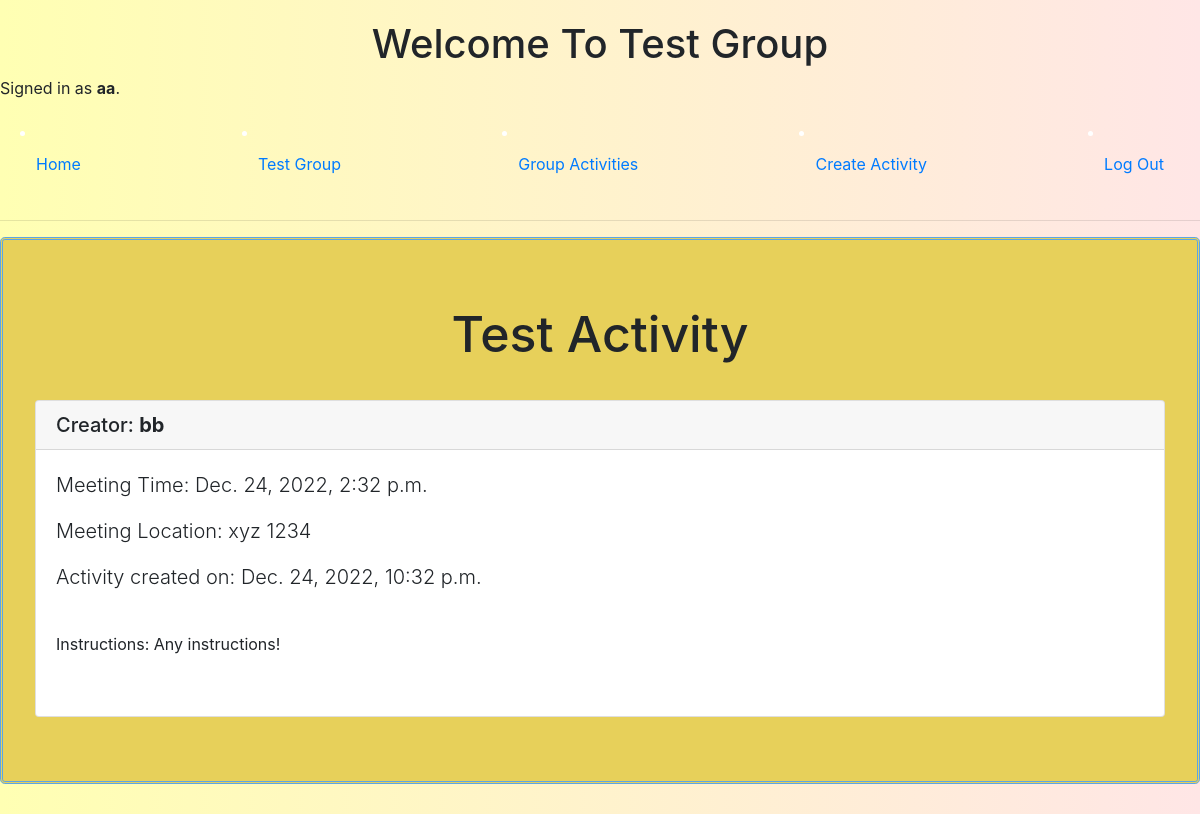
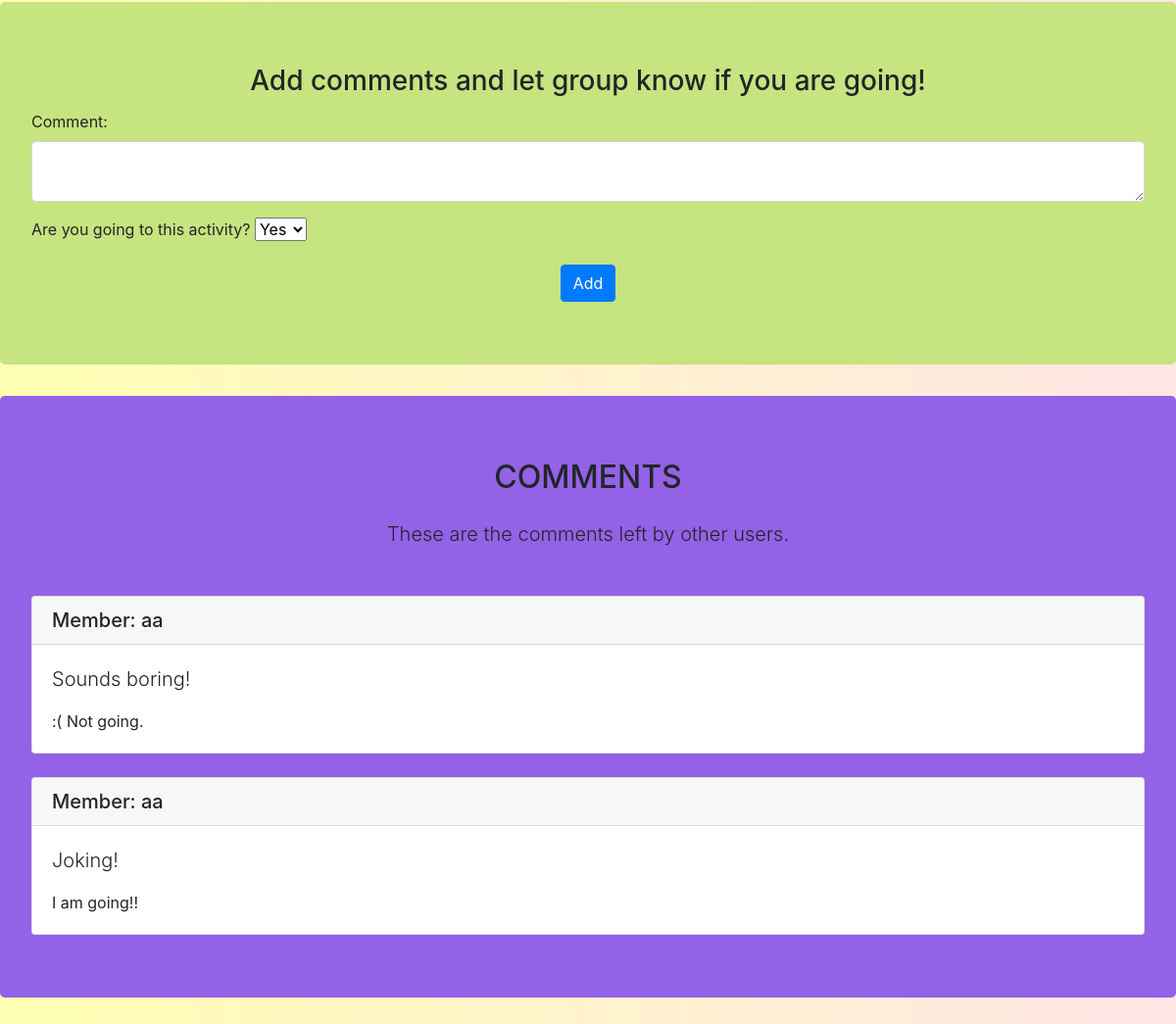
Page /viewActivity/19/17 (signed in) on the committed database (2 pictures, top to bottom).
### GroupPlanner/models.py (models this page shows, shortened)
class Group(models.Model):
    groupName = models.CharField(max_length=50)
    timestamp = models.DateTimeField(auto_now_add = True)
    groupAdmin = models.CharField(max_length=50,blank=True, null=True)
    members = models.ManyToManyField(User, blank=True)
    category = models.CharField(max_length=15)

class User(AbstractUser):
    pass

class GroupActivities(models.Model):
    title = models.CharField(max_length=100)
    timestamp = models.DateTimeField(auto_now_add = True)
    meeting_time = models.DateTimeField(blank=True)
    location = models.CharField(max_length=100, blank=True)
    activity_creator = models.CharField(max_length=50,blank=True, null=True)
    instructions = models.TextField()
    groupName = models.CharField(max_length=50, blank=True)
    def __str__(self):
        createdOn = self.timestamp.strftime("%b %d %Y, %I:%M %p")
        return f"Activity: {self.title}, created by {self.activity_creator} on {createdOn}. Meeting Time - {self.meeting_time} , Location - {self.location}"

class ActivityStatus(models.Model):
    user = models.CharField(max_length=50)
    groupName = models.CharField(max_length=50, blank=True)
    comment = models.CharField(max_length=150,blank=True, null=True)
    Iamin = models.BooleanField(blank=True, null=True)
    Iamout = models.BooleanField(blank=True, null=True)
    def __str__(self):
        if self.Iamin == True and self.Iamout == False:
            return f"user: {self.user} is In for {self.groupName}. Comments: {self.comment}"
        else:
            return f"user: {self.user} is NOT In for {self.groupName}. Comments: {self.comment}"

### GroupPlanner/views.py (the view)
# urls.py: path("viewActivity/<int:groupId>/<int:activityId>", views.viewActivity, name="viewActivity")
@login_required
@csrf_exempt
def viewActivity(request, groupId, activityId):
    print(groupId)
    print(activityId)
    if request.method == "POST" or request.method == "GET":
        try:
            group = Group.objects.get(pk=groupId)
            activity = GroupActivities.objects.get(pk=activityId)
            print(activity)
            comments = ActivityStatus.objects.filter(groupName=group.groupName)
            print(comments)
        except Group.DoesNotExist:
            return HttpResponse(status=404)
        return render(request, "GroupPlanner/viewActivity.html",{
            "group": group,
            "activity": activity,
            "comments": comments
        })

### GroupPlanner/templates/GroupPlanner/viewActivity.html (shortened to what this page needs)
{% extends "GroupPlanner/layout.html" %}
{% load static %}
{% block script %}
<link href="{% static 'GroupPlanner/viewActivity.css' %}" rel="stylesheet">
{% endblock %}
{%block header%}<h1 style="text-align: center;">Welcome To {{group.groupName}}</h1>{%endblock%}
{%block nav%}
<li class="nav-item">
    <a class="nav-link" href="{% url 'showGroup' group.id %}">{{group.groupName}}</a>
</li>
<li class="nav-item">
    <a class="nav-link" href="{% url 'groupActivities' group.id %}">Group Activities</a>
</li>
<li class="nav-item">
    <a class="nav-link" href="{% url 'createActivity' group.id %}">Create Activity</a>
</li>
<li class="nav-item">
    <a class="nav-link" href="{% url 'logout' %}">Log Out</a>
</li>
{%endblock%}
{% block body %}
    {%if activity%}
    <div class="jumbotron text-center" id="viewActivity">
        <h2 class="card-title h2" id="activityTitle">{{activity.title}}</h2>
        <br>
        <div class="card text-left">
            <h5 class="card-header h5">Creator: <b>{{activity.activity_creator}}</b></h5>
            <div class="card-body">
                <p class="lead"> Meeting Time: {{activity.meeting_time}}</p>
                <p class="lead"> Meeting Location: {{activity.location}}</p>
                <p class="lead"> Activity created on: {{activity.timestamp}}</p>
                <br>
                <p class="card-text">Instructions: {{activity.instructions}}</p>
                <br>
            </div>
        </div>
    </div>
    <div class="jumbotron text-center" style="background-color: rgb(198, 228, 127);">
        <h3 class="card-title h3">Add comments and let group know if you are going!</h3>
        <form id="compose-form">
            <div class="form-group text-left">
                <label>Comment:</label>
                <textarea required class="form-control" id="comment" data-id="{{group.id}}" data-id2="{{activity.id}}"></textarea>
            </div>
            <div class="form-group text-left">
                <label for="activity_status">Are you going to this activity?</label>
                <select required id="activity_status" >
                    <option value="yes">Yes</option>
                  </select>
            </div>
            <input class="btn btn-primary" type="submit" value="Add">
        </form>
    </div>
    <div class="jumbotron text-center" id="comments_master_{{group.id}}" style="background-color: rgb(148, 98, 230);">
        <h2 class="card-title h2">COMMENTS</h2>
        <p class="lead my-4">These are the comments left by other users.</p>
        {% if comments %}
            <div id="activity_comments_{{group.id}}">
                {% for comment in comments %}
                    <br>
                    <div class="card text-left">
                        <h5 class="card-header h5">Member: {{comment.user}}</h5>
                        <div class="card-body">
                            <p class="lead">{{comment.comment}}</p>
                            {%if comment.Iamin == True%}
                                <p class="card-text">I am going!!</p>
                            {%else%}
                                <p class="card-text">:( Not going.</p>
                            {%endif%}
                        </div>
                    </div>
                {% endfor %}
            </div>
        {% endif %}
    </div>
    {%endif%}
{% endblock %}

### GroupPlanner/templates/GroupPlanner/layout.html (shortened to what this page needs)
{% load static %}
<!DOCTYPE html>
<html lang="en">
    <head>
        <link rel="stylesheet" href="https://stackpath.bootstrapcdn.com/bootstrap/4.4.1/css/bootstrap.min.css">
        <link href="{% static 'GroupPlanner/styles.css' %}" rel="stylesheet">
        {% block script %}{% endblock %}
    </head>
    <body>
        {%block header%}{%endblock%}
        <div>
            {% if user.is_authenticated %}
                Signed in as <strong>{{ user.username }}</strong>.
            {% else %}
                Not signed in.
            {% endif %}
        </div>
        <nav class="navbar">
            {% if user.is_authenticated %}
            <li class="nav-item">
                <a class="nav-link" href="{% url 'index' %}">Home</a>
            </li>
            {%block nav%}{%endblock%}
            {% endif %}
        </nav>
        <hr>
        {% block body %}
        {% endblock %}
    </body>
</html>

### GroupPlanner/static/GroupPlanner/styles.css (style rules this page uses)
body { background: #DFC2F2; background-image: linear-gradient(to right, #ffffb3, #ffe6e6); background-attachment: fixed; background-size: cover; position: flex; margin-top: 20px; }
.navbar { display: flex; align-items: center; justify-content: space-between; padding: 20px; color: #fff; }

### GroupPlanner/static/GroupPlanner/viewActivity.css (style rules this page uses)
#viewActivity { background-color:rgb(231, 208, 90); border-style: double; border-color: rgb(92, 165, 230); }
#activityTitle { font-size: 50px; }

### rows in the picture
Group: groupName "Test Group"
User: username "aa"
GroupActivities: title "Test Activity", activity_creator "bb", meeting_time "Dec. 24, 2022, 2:32 p.m.", location "xyz 1234", timestamp "Dec. 24, 2022, 10:32 p.m.", instructions "Any instructions!"
ActivityStatus: user "aa", comment "Sounds boring!", Iamin ":( Not going."
ActivityStatus: user "aa", comment "Joking!", Iamin "I am going!!"
